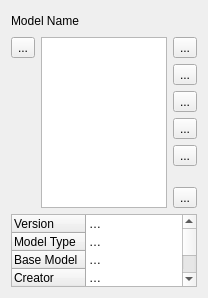
<?xml version="1.0" encoding="UTF-8"?>
<ui version="4.0">
 <class>Form</class>
 <widget class="QWidget" name="Form">
  <property name="geometry">
   <rect>
    <x>0</x>
    <y>0</y>
    <width>208</width>
    <height>298</height>
   </rect>
  </property>
  <property name="windowTitle">
   <string>Form</string>
  </property>
  <layout class="QVBoxLayout" name="verticalLayout_3">
   <item>
    <layout class="QHBoxLayout" name="horizontalLayout_2">
     <item>
      <layout class="QHBoxLayout" name="horizontalLayout_4">
       <item>
        <widget class="QLabel" name="lname">
         <property name="text">
          <string>Model Name</string>
         </property>
        </widget>
       </item>
       <item>
        <spacer name="horizontalSpacer">
         <property name="orientation">
          <enum>Qt::Horizontal</enum>
         </property>
         <property name="sizeHint" stdset="0">
          <size>
           <width>40</width>
           <height>20</height>
          </size>
         </property>
        </spacer>
       </item>
      </layout>
     </item>
    </layout>
   </item>
   <item>
    <layout class="QHBoxLayout" name="horizontalLayout">
     <item>
      <layout class="QVBoxLayout" name="verticalLayout">
       <item>
        <widget class="QToolButton" name="tbnew">
         <property name="text">
          <string>...</string>
         </property>
         <property name="icon">
          <iconset resource="icons.qrc">
           <normaloff>:/tools/icons/new.png</normaloff>:/tools/icons/new.png</iconset>
         </property>
        </widget>
       </item>
       <item>
        <spacer name="verticalSpacer">
         <property name="orientation">
          <enum>Qt::Vertical</enum>
         </property>
         <property name="sizeHint" stdset="0">
          <size>
           <width>20</width>
           <height>40</height>
          </size>
         </property>
        </spacer>
       </item>
      </layout>
     </item>
     <item>
      <widget class="QGraphicsView" name="gvimage">
       <property name="minimumSize">
        <size>
         <width>126</width>
         <height>171</height>
        </size>
       </property>
      </widget>
     </item>
     <item>
      <layout class="QVBoxLayout" name="verticalLayout_2">
       <item>
        <widget class="QToolButton" name="tbvault">
         <property name="text">
          <string>...</string>
         </property>
         <property name="icon">
          <iconset resource="icons.qrc">
           <normaloff>:/tools/icons/download-cloud.png</normaloff>:/tools/icons/download-cloud.png</iconset>
         </property>
        </widget>
       </item>
       <item>
        <widget class="QToolButton" name="tbdeployed">
         <property name="text">
          <string>...</string>
         </property>
         <property name="icon">
          <iconset resource="icons.qrc">
           <normaloff>:/tools/icons/ui-check-box-uncheck.png</normaloff>:/tools/icons/ui-check-box-uncheck.png</iconset>
         </property>
        </widget>
       </item>
       <item>
        <widget class="QToolButton" name="tbinfo">
         <property name="text">
          <string>...</string>
         </property>
         <property name="icon">
          <iconset resource="icons.qrc">
           <normaloff>:/tools/icons/information.png</normaloff>:/tools/icons/information.png</iconset>
         </property>
        </widget>
       </item>
       <item>
        <widget class="QToolButton" name="tbtags">
         <property name="text">
          <string>...</string>
         </property>
         <property name="icon">
          <iconset resource="icons.qrc">
           <normaloff>:/tools/icons/globe--arrow.png</normaloff>:/tools/icons/globe--arrow.png</iconset>
         </property>
        </widget>
       </item>
       <item>
        <widget class="QToolButton" name="tblink">
         <property name="text">
          <string>...</string>
         </property>
         <property name="icon">
          <iconset resource="icons.qrc">
           <normaloff>:/tools/icons/tag.png</normaloff>:/tools/icons/tag.png</iconset>
         </property>
        </widget>
       </item>
       <item>
        <spacer name="verticalSpacer_2">
         <property name="orientation">
          <enum>Qt::Vertical</enum>
         </property>
         <property name="sizeHint" stdset="0">
          <size>
           <width>20</width>
           <height>40</height>
          </size>
         </property>
        </spacer>
       </item>
       <item>
        <widget class="QToolButton" name="tbtrash">
         <property name="text">
          <string>...</string>
         </property>
         <property name="icon">
          <iconset resource="icons.qrc">
           <normaloff>:/tools/icons/minus-circle-frame.png</normaloff>:/tools/icons/minus-circle-frame.png</iconset>
         </property>
        </widget>
       </item>
      </layout>
     </item>
    </layout>
   </item>
   <item>
    <widget class="QTableWidget" name="tableWidget">
     <property name="selectionBehavior">
      <enum>QAbstractItemView::SelectItems</enum>
     </property>
     <property name="showGrid">
      <bool>false</bool>
     </property>
     <property name="rowCount">
      <number>6</number>
     </property>
     <property name="columnCount">
      <number>1</number>
     </property>
     <attribute name="horizontalHeaderVisible">
      <bool>false</bool>
     </attribute>
     <attribute name="horizontalHeaderMinimumSectionSize">
      <number>0</number>
     </attribute>
     <attribute name="horizontalHeaderDefaultSectionSize">
      <number>0</number>
     </attribute>
     <attribute name="verticalHeaderMinimumSectionSize">
      <number>18</number>
     </attribute>
     <attribute name="verticalHeaderDefaultSectionSize">
      <number>18</number>
     </attribute>
     <row>
      <property name="text">
       <string>Version</string>
      </property>
     </row>
     <row>
      <property name="text">
       <string>Model Type</string>
      </property>
     </row>
     <row>
      <property name="text">
       <string>Base Model</string>
      </property>
     </row>
     <row>
      <property name="text">
       <string>Creator</string>
      </property>
     </row>
     <row>
      <property name="text">
       <string>Create Date</string>
      </property>
     </row>
     <row>
      <property name="text">
       <string>Update Date</string>
      </property>
     </row>
     <column>
      <property name="text">
       <string>New Column</string>
      </property>
     </column>
     <item row="0" column="0">
      <property name="text">
       <string>1.1</string>
      </property>
     </item>
     <item row="1" column="0">
      <property name="text">
       <string>LoRA</string>
      </property>
     </item>
     <item row="2" column="0">
      <property name="text">
       <string>SD 1.5</string>
      </property>
     </item>
     <item row="3" column="0">
      <property name="text">
       <string>James</string>
      </property>
     </item>
     <item row="4" column="0">
      <property name="text">
       <string>1/1/24</string>
      </property>
     </item>
     <item row="5" column="0">
      <property name="text">
       <string>2/1/24</string>
      </property>
     </item>
    </widget>
   </item>
  </layout>
 </widget>
 <resources>
  <include location="icons.qrc"/>
 </resources>
 <connections/>
</ui>
